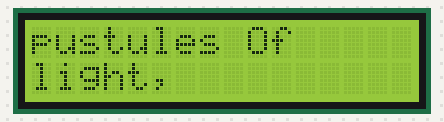
Bench run of a program on a simulated Raspberry Pi (BCM pin numbers). Parts: 16×2 character LCD.

Above: at 0.1 s.
At 3.1 s:
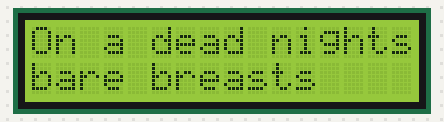
At 6.2 s:
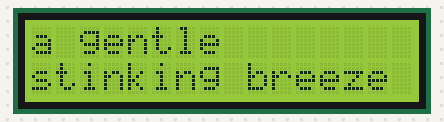
At 9.2 s:
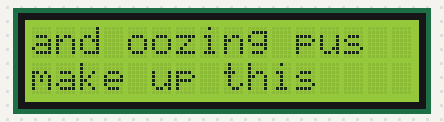
At 12.2 s:
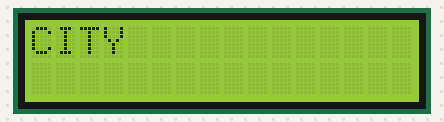
At 15.2 s:
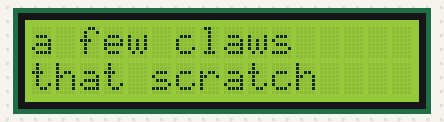

Measured:
- by itself, everything shown: repeats every 18.2 s, in 6 steps
- what the display in image 1 shows lasts 3.0 s, from 3.1 s to 6.1 s

The program:

LCD_pi.py
```python
#!/usr/bin/python
# Example using a character LCD connected to a Raspberry Pi
import time
import Adafruit_CharLCD as LCD

# Raspberry Pi pin setup
lcd_rs = 25
lcd_en = 24
lcd_d4 = 23
lcd_d5 = 17
lcd_d6 = 18
lcd_d7 = 22
lcd_backlight = 2

# Define LCD column and row size for 16x2 LCD.
lcd_columns = 16
lcd_rows = 2

lcd = LCD.Adafruit_CharLCD(lcd_rs, lcd_en, lcd_d4, lcd_d5, lcd_d6, lcd_d7, lcd_columns, lcd_rows, lcd_backlight)

for x in range(0,3):
    lcd.message('pustules Of\nlight,')
# Wait 3 seconds

    time.sleep(3.0)
    lcd.clear()
    lcd.message('On a dead nights\nbare breasts')

    time.sleep(3.0)
    lcd.clear()
    lcd.message('a gentle\nstinking breeze')

    time.sleep(3.0)
    lcd.clear()
    lcd.message('and oozing pus\nmake up this')

    time.sleep(3.0)
    lcd.clear()
    lcd.message('CITY')

    time.sleep(3.0)
    lcd.clear()
    lcd.message('a few claws\nthat scratch')

    time.sleep(3.0)
    lcd.clear()
```
